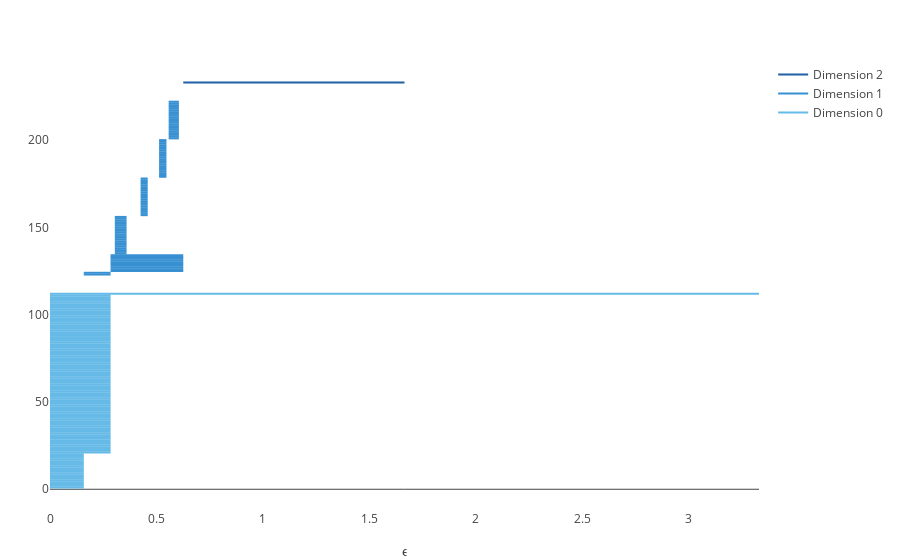

Here is the notebook cell this chart was saved with:
### Markdown cell above
Overall Persistent diagram from $H_{0}$ to $H_{2}$

### Code cell
h = plotbarcode_pjs(PH,dim=0:2)

### Figure 1 — Plotly figure (JSON) as saved in the notebook; plotly's stock layout.template omitted (floating-point values rounded to 4 significant figures)
{"data": [{"line": {"color": "#2060A5", "width": 2}, "mode": "lines", "name": "Dimension 2", "type": "scatter", "x": [0.6262, 1.666], "y": [233, 233]}, {"line": {"color": "#3790D2", "width": 2}, "mode": "lines", "showlegend": false, "type": "scatter", "x": [0.5577, 0.6057], "y": [222, 222]}, {"line": {"color": "#3790D2", "width": 2}, "mode": "lines", "showlegend": false, "type": "scatter", "x": [0.5577, 0.6057], "y": [221, 221]}, {"line": {"color": "#3790D2", "width": 2}, "mode": "lines", "showlegend": false, "type": "scatter", "x": [0.5577, 0.6057], "y": [220, 220]}, {"line": {"color": "#3790D2", "width": 2}, "mode": "lines", "showlegend": false, "type": "scatter", "x": [0.5577, 0.6057], "y": [219, 219]}, {"line": {"color": "#3790D2", "width": 2}, "mode": "lines", "showlegend": false, "type": "scatter", "x": [0.5577, 0.6057], "y": [218, 218]}, {"line": {"color": "#3790D2", "width": 2}, "mode": "lines", "showlegend": false, "type": "scatter", "x": [0.5577, 0.6057], "y": [217, 217]}, {"line": {"color": "#3790D2", "width": 2}, "mode": "lines", "showlegend": false, "type": "scatter", "x": [0.5577, 0.6057], "y": [216, 216]}, {"line": {"color": "#3790D2", "width": 2}, "mode": "lines", "showlegend": false, "type": "scatter", "x": [0.5577, 0.6057], "y": [215, 215]}, {"line": {"color": "#3790D2", "width": 2}, "mode": "lines", "showlegend": false, "type": "scatter", "x": [0.5577, 0.6057], "y": [214, 214]}, {"line": {"color": "#3790D2", "width": 2}, "mode": "lines", "showlegend": false, "type": "scatter", "x": [0.5577, 0.6057], "y": [213, 213]}, {"line": {"color": "#3790D2", "width": 2}, "mode": "lines", "showlegend": false, "type": "scatter", "x": [0.5577, 0.6057], "y": [212, 212]}, {"line": {"color": "#3790D2", "width": 2}, "mode": "lines", "showlegend": false, "type": "scatter", "x": [0.5577, 0.6057], "y": [211, 211]}, {"line": {"color": "#3790D2", "width": 2}, "mode": "lines", "showlegend": false, "type": "scatter", "x": [0.5577, 0.6057], "y": [210, 210]}, {"line": {"color": "#3790D2", "width": 2}, "mode": "lines", "showlegend": false, "type": "scatter", "x": [0.5577, 0.6057], "y": [209, 209]}, {"line": {"color": "#3790D2", "width": 2}, "mode": "lines", "showlegend": false, "type": "scatter", "x": [0.5577, 0.6057], "y": [208, 208]}, {"line": {"color": "#3790D2", "width": 2}, "mode": "lines", "showlegend": false, "type": "scatter", "x": [0.5577, 0.6057], "y": [207, 207]}, {"line": {"color": "#3790D2", "width": 2}, "mode": "lines", "showlegend": false, "type": "scatter", "x": [0.5577, 0.6057], "y": [206, 206]}, {"line": {"color": "#3790D2", "width": 2}, "mode": "lines", "showlegend": false, "type": "scatter", "x": [0.5577, 0.6057], "y": [205, 205]}, {"line": {"color": "#3790D2", "width": 2}, "mode": "lines", "showlegend": false, "type": "scatter", "x": [0.5577, 0.6057], "y": [204, 204]}, {"line": {"color": "#3790D2", "width": 2}, "mode": "lines", "showlegend": false, "type": "scatter", "x": [0.5577, 0.6057], "y": [203, 203]}, {"line": {"color": "#3790D2", "width": 2}, "mode": "lines", "showlegend": false, "type": "scatter", "x": [0.5577, 0.6057], "y": [202, 202]}, {"line": {"color": "#3790D2", "width": 2}, "mode": "lines", "showlegend": false, "type": "scatter", "x": [0.5577, 0.6057], "y": [201, 201]}, {"line": {"color": "#3790D2", "width": 2}, "mode": "lines", "showlegend": false, "type": "scatter", "x": [0.5125, 0.5471], "y": [200, 200]}, {"line": {"color": "#3790D2", "width": 2}, "mode": "lines", "showlegend": false, "type": "scatter", "x": [0.5125, 0.5471], "y": [199, 199]}, {"line": {"color": "#3790D2", "width": 2}, "mode": "lines", "showlegend": false, "type": "scatter", "x": [0.5125, 0.5471], "y": [198, 198]}, {"line": {"color": "#3790D2", "width": 2}, "mode": "lines", "showlegend": false, "type": "scatter", "x": [0.5125, 0.5471], "y": [197, 197]}, {"line": {"color": "#3790D2", "width": 2}, "mode": "lines", "showlegend": false, "type": "scatter", "x": [0.5125, 0.5471], "y": [196, 196]}, {"line": {"color": "#3790D2", "width": 2}, "mode": "lines", "showlegend": false, "type": "scatter", "x": [0.5125, 0.5471], "y": [195, 195]}, {"line": {"color": "#3790D2", "width": 2}, "mode": "lines", "showlegend": false, "type": "scatter", "x": [0.5125, 0.5471], "y": [194, 194]}, {"line": {"color": "#3790D2", "width": 2}, "mode": "lines", "showlegend": false, "type": "scatter", "x": [0.5125, 0.5471], "y": [193, 193]}, {"line": {"color": "#3790D2", "width": 2}, "mode": "lines", "showlegend": false, "type": "scatter", "x": [0.5125, 0.5471], "y": [192, 192]}, {"line": {"color": "#3790D2", "width": 2}, "mode": "lines", "showlegend": false, "type": "scatter", "x": [0.5125, 0.5471], "y": [191, 191]}, {"line": {"color": "#3790D2", "width": 2}, "mode": "lines", "showlegend": false, "type": "scatter", "x": [0.5125, 0.5471], "y": [190, 190]}, {"line": {"color": "#3790D2", "width": 2}, "mode": "lines", "showlegend": false, "type": "scatter", "x": [0.5125, 0.5471], "y": [189, 189]}, {"line": {"color": "#3790D2", "width": 2}, "mode": "lines", "showlegend": false, "type": "scatter", "x": [0.5125, 0.5471], "y": [188, 188]}, {"line": {"color": "#3790D2", "width": 2}, "mode": "lines", "showlegend": false, "type": "scatter", "x": [0.5125, 0.5471], "y": [187, 187]}, {"line": {"color": "#3790D2", "width": 2}, "mode": "lines", "showlegend": false, "type": "scatter", "x": [0.5125, 0.5471], "y": [186, 186]}, {"line": {"color": "#3790D2", "width": 2}, "mode": "lines", "showlegend": false, "type": "scatter", "x": [0.5125, 0.5471], "y": [185, 185]}, {"line": {"color": "#3790D2", "width": 2}, "mode": "lines", "showlegend": false, "type": "scatter", "x": [0.5125, 0.5471], "y": [184, 184]}, {"line": {"color": "#3790D2", "width": 2}, "mode": "lines", "showlegend": false, "type": "scatter", "x": [0.5125, 0.5471], "y": [183, 183]}, {"line": {"color": "#3790D2", "width": 2}, "mode": "lines", "showlegend": false, "type": "scatter", "x": [0.5125, 0.5471], "y": [182, 182]}, {"line": {"color": "#3790D2", "width": 2}, "mode": "lines", "showlegend": false, "type": "scatter", "x": [0.5125, 0.5471], "y": [181, 181]}, {"line": {"color": "#3790D2", "width": 2}, "mode": "lines", "showlegend": false, "type": "scatter", "x": [0.5125, 0.5471], "y": [180, 180]}, {"line": {"color": "#3790D2", "width": 2}, "mode": "lines", "showlegend": false, "type": "scatter", "x": [0.5125, 0.5471], "y": [179, 179]}, {"line": {"color": "#3790D2", "width": 2}, "mode": "lines", "showlegend": false, "type": "scatter", "x": [0.4258, 0.4591], "y": [178, 178]}, {"line": {"color": "#3790D2", "width": 2}, "mode": "lines", "showlegend": false, "type": "scatter", "x": [0.4258, 0.4591], "y": [177, 177]}, {"line": {"color": "#3790D2", "width": 2}, "mode": "lines", "showlegend": false, "type": "scatter", "x": [0.4258, 0.4591], "y": [176, 176]}, {"line": {"color": "#3790D2", "width": 2}, "mode": "lines", "showlegend": false, "type": "scatter", "x": [0.4258, 0.4591], "y": [175, 175]}, {"line": {"color": "#3790D2", "width": 2}, "mode": "lines", "showlegend": false, "type": "scatter", "x": [0.4258, 0.4591], "y": [174, 174]}, {"line": {"color": "#3790D2", "width": 2}, "mode": "lines", "showlegend": false, "type": "scatter", "x": [0.4258, 0.4591], "y": [173, 173]}, {"line": {"color": "#3790D2", "width": 2}, "mode": "lines", "showlegend": false, "type": "scatter", "x": [0.4258, 0.4591], "y": [172, 172]}, {"line": {"color": "#3790D2", "width": 2}, "mode": "lines", "showlegend": false, "type": "scatter", "x": [0.4258, 0.4591], "y": [171, 171]}, {"line": {"color": "#3790D2", "width": 2}, "mode": "lines", "showlegend": false, "type": "scatter", "x": [0.4258, 0.4591], "y": [170, 170]}, {"line": {"color": "#3790D2", "width": 2}, "mode": "lines", "showlegend": false, "type": "scatter", "x": [0.4258, 0.4591], "y": [169, 169]}, {"line": {"color": "#3790D2", "width": 2}, "mode": "lines", "showlegend": false, "type": "scatter", "x": [0.4258, 0.4591], "y": [168, 168]}, {"line": {"color": "#3790D2", "width": 2}, "mode": "lines", "showlegend": false, "type": "scatter", "x": [0.4258, 0.4591], "y": [167, 167]}, {"line": {"color": "#3790D2", "width": 2}, "mode": "lines", "showlegend": false, "type": "scatter", "x": [0.4258, 0.4591], "y": [166, 166]}, {"line": {"color": "#3790D2", "width": 2}, "mode": "lines", "showlegend": false, "type": "scatter", "x": [0.4258, 0.4591], "y": [165, 165]}, {"line": {"color": "#3790D2", "width": 2}, "mode": "lines", "showlegend": false, "type": "scatter", "x": [0.4258, 0.4591], "y": [164, 164]}, {"line": {"color": "#3790D2", "width": 2}, "mode": "lines", "showlegend": false, "type": "scatter", "x": [0.4258, 0.4591], "y": [163, 163]}, {"line": {"color": "#3790D2", "width": 2}, "mode": "lines", "showlegend": false, "type": "scatter", "x": [0.4258, 0.4591], "y": [162, 162]}, {"line": {"color": "#3790D2", "width": 2}, "mode": "lines", "showlegend": false, "type": "scatter", "x": [0.4258, 0.4591], "y": [161, 161]}, {"line": {"color": "#3790D2", "width": 2}, "mode": "lines", "showlegend": false, "type": "scatter", "x": [0.4258, 0.4591], "y": [160, 160]}, {"line": {"color": "#3790D2", "width": 2}, "mode": "lines", "showlegend": false, "type": "scatter", "x": [0.4258, 0.4591], "y": [159, 159]}, {"line": {"color": "#3790D2", "width": 2}, "mode": "lines", "showlegend": false, "type": "scatter", "x": [0.4258, 0.4591], "y": [158, 158]}, {"line": {"color": "#3790D2", "width": 2}, "mode": "lines", "showlegend": false, "type": "scatter", "x": [0.4258, 0.4591], "y": [157, 157]}, {"line": {"color": "#3790D2", "width": 2}, "mode": "lines", "showlegend": false, "type": "scatter", "x": [0.3046, 0.3597], "y": [156, 156]}, {"line": {"color": "#3790D2", "width": 2}, "mode": "lines", "showlegend": false, "type": "scatter", "x": [0.3046, 0.3597], "y": [155, 155]}, {"line": {"color": "#3790D2", "width": 2}, "mode": "lines", "showlegend": false, "type": "scatter", "x": [0.3046, 0.3597], "y": [154, 154]}, {"line": {"color": "#3790D2", "width": 2}, "mode": "lines", "showlegend": false, "type": "scatter", "x": [0.3046, 0.3597], "y": [153, 153]}, {"line": {"color": "#3790D2", "width": 2}, "mode": "lines", "showlegend": false, "type": "scatter", "x": [0.3046, 0.3597], "y": [152, 152]}, {"line": {"color": "#3790D2", "width": 2}, "mode": "lines", "showlegend": false, "type": "scatter", "x": [0.3046, 0.3597], "y": [151, 151]}, {"line": {"color": "#3790D2", "width": 2}, "mode": "lines", "showlegend": false, "type": "scatter", "x": [0.3046, 0.3597], "y": [150, 150]}, {"line": {"color": "#3790D2", "width": 2}, "mode": "lines", "showlegend": false, "type": "scatter", "x": [0.3046, 0.3597], "y": [149, 149]}, {"line": {"color": "#3790D2", "width": 2}, "mode": "lines", "showlegend": false, "type": "scatter", "x": [0.3046, 0.3597], "y": [148, 148]}, {"line": {"color": "#3790D2", "width": 2}, "mode": "lines", "showlegend": false, "type": "scatter", "x": [0.3046, 0.3597], "y": [147, 147]}, {"line": {"color": "#3790D2", "width": 2}, "mode": "lines", "showlegend": false, "type": "scatter", "x": [0.3046, 0.3597], "y": [146, 146]}, {"line": {"color": "#3790D2", "width": 2}, "mode": "lines", "showlegend": false, "type": "scatter", "x": [0.3046, 0.3597], "y": [145, 145]}, {"line": {"color": "#3790D2", "width": 2}, "mode": "lines", "showlegend": false, "type": "scatter", "x": [0.3046, 0.3597], "y": [144, 144]}, {"line": {"color": "#3790D2", "width": 2}, "mode": "lines", "showlegend": false, "type": "scatter", "x": [0.3046, 0.3597], "y": [143, 143]}, {"line": {"color": "#3790D2", "width": 2}, "mode": "lines", "showlegend": false, "type": "scatter", "x": [0.3046, 0.3597], "y": [142, 142]}, {"line": {"color": "#3790D2", "width": 2}, "mode": "lines", "showlegend": false, "type": "scatter", "x": [0.3046, 0.3597], "y": [141, 141]}, {"line": {"color": "#3790D2", "width": 2}, "mode": "lines", "showlegend": false, "type": "scatter", "x": [0.3046, 0.3597], "y": [140, 140]}, {"line": {"color": "#3790D2", "width": 2}, "mode": "lines", "showlegend": false, "type": "scatter", "x": [0.3046, 0.3597], "y": [139, 139]}, {"line": {"color": "#3790D2", "width": 2}, "mode": "lines", "showlegend": false, "type": "scatter", "x": [0.3046, 0.3597], "y": [138, 138]}, {"line": {"color": "#3790D2", "width": 2}, "mode": "lines", "showlegend": false, "type": "scatter", "x": [0.3046, 0.3597], "y": [137, 137]}, {"line": {"color": "#3790D2", "width": 2}, "mode": "lines", "showlegend": false, "type": "scatter", "x": [0.3046, 0.3597], "y": [136, 136]}, {"line": {"color": "#3790D2", "width": 2}, "mode": "lines", "showlegend": false, "type": "scatter", "x": [0.3046, 0.3597], "y": [135, 135]}, {"line": {"color": "#3790D2", "width": 2}, "mode": "lines", "showlegend": false, "type": "scatter", "x": [0.2846, 0.6262], "y": [134, 134]}, {"line": {"color": "#3790D2", "width": 2}, "mode": "lines", "showlegend": false, "type": "scatter", "x": [0.2846, 0.6262], "y": [133, 133]}, {"line": {"color": "#3790D2", "width": 2}, "mode": "lines", "showlegend": false, "type": "scatter", "x": [0.2846, 0.6262], "y": [132, 132]}, {"line": {"color": "#3790D2", "width": 2}, "mode": "lines", "showlegend": false, "type": "scatter", "x": [0.2846, 0.6262], "y": [131, 131]}, {"line": {"color": "#3790D2", "width": 2}, "mode": "lines", "showlegend": false, "type": "scatter", "x": [0.2846, 0.6262], "y": [130, 130]}, {"line": {"color": "#3790D2", "width": 2}, "mode": "lines", "showlegend": false, "type": "scatter", "x": [0.2846, 0.6262], "y": [129, 129]}, {"line": {"color": "#3790D2", "width": 2}, "mode": "lines", "showlegend": false, "type": "scatter", "x": [0.2846, 0.6262], "y": [128, 128]}, {"line": {"color": "#3790D2", "width": 2}, "mode": "lines", "showlegend": false, "type": "scatter", "x": [0.2846, 0.6262], "y": [127, 127]}, {"line": {"color": "#3790D2", "width": 2}, "mode": "lines", "showlegend": false, "type": "scatter", "x": [0.2846, 0.6262], "y": [126, 126]}, {"line": {"color": "#3790D2", "width": 2}, "mode": "lines", "showlegend": false, "type": "scatter", "x": [0.2846, 0.6262], "y": [125, 125]}, {"line": {"color": "#3790D2", "width": 2}, "mode": "lines", "showlegend": false, "type": "scatter", "x": [0.1587, 0.2846], "y": [124, 124]}, {"line": {"color": "#3790D2", "width": 2}, "mode": "lines", "name": "Dimension 1", "type": "scatter", "x": [0.1587, 0.2846], "y": [123, 123]}, {"line": {"color": "#66BAE7", "width": 2}, "mode": "lines", "showlegend": false, "type": "scatter", "x": [0, 3.332], "y": [112, 112]}, {"line": {"color": "#66BAE7", "width": 2}, "mode": "lines", "showlegend": false, "type": "scatter", "x": [0, 0.2846], "y": [111, 111]}, {"line": {"color": "#66BAE7", "width": 2}, "mode": "lines", "showlegend": false, "type": "scatter", "x": [0, 0.2846], "y": [110, 110]}, {"line": {"color": "#66BAE7", "width": 2}, "mode": "lines", "showlegend": false, "type": "scatter", "x": [0, 0.2846], "y": [109, 109]}, {"line": {"color": "#66BAE7", "width": 2}, "mode": "lines", "showlegend": false, "type": "scatter", "x": [0, 0.2846], "y": [108, 108]}, {"line": {"color": "#66BAE7", "width": 2}, "mode": "lines", "showlegend": false, "type": "scatter", "x": [0, 0.2846], "y": [107, 107]}, {"line": {"color": "#66BAE7", "width": 2}, "mode": "lines", "showlegend": false, "type": "scatter", "x": [0, 0.2846], "y": [106, 106]}, {"line": {"color": "#66BAE7", "width": 2}, "mode": "lines", "showlegend": false, "type": "scatter", "x": [0, 0.2846], "y": [105, 105]}, {"line": {"color": "#66BAE7", "width": 2}, "mode": "lines", "showlegend": false, "type": "scatter", "x": [0, 0.2846], "y": [104, 104]}, {"line": {"color": "#66BAE7", "width": 2}, "mode": "lines", "showlegend": false, "type": "scatter", "x": [0, 0.2846], "y": [103, 103]}, {"line": {"color": "#66BAE7", "width": 2}, "mode": "lines", "showlegend": false, "type": "scatter", "x": [0, 0.2846], "y": [102, 102]}, {"line": {"color": "#66BAE7", "width": 2}, "mode": "lines", "showlegend": false, "type": "scatter", "x": [0, 0.2846], "y": [101, 101]}, {"line": {"color": "#66BAE7", "width": 2}, "mode": "lines", "showlegend": false, "type": "scatter", "x": [0, 0.2846], "y": [100, 100]}, {"line": {"color": "#66BAE7", "width": 2}, "mode": "lines", "showlegend": false, "type": "scatter", "x": [0, 0.2846], "y": [99, 99]}, {"line": {"color": "#66BAE7", "width": 2}, "mode": "lines", "showlegend": false, "type": "scatter", "x": [0, 0.2846], "y": [98, 98]}, {"line": {"color": "#66BAE7", "width": 2}, "mode": "lines", "showlegend": false, "type": "scatter", "x": [0, 0.2846], "y": [97, 97]}, {"line": {"color": "#66BAE7", "width": 2}, "mode": "lines", "showlegend": false, "type": "scatter", "x": [0, 0.2846], "y": [96, 96]}, {"line": {"color": "#66BAE7", "width": 2}, "mode": "lines", "showlegend": false, "type": "scatter", "x": [0, 0.2846], "y": [95, 95]}, {"line": {"color": "#66BAE7", "width": 2}, "mode": "lines", "showlegend": false, "type": "scatter", "x": [0, 0.2846], "y": [94, 94]}, {"line": {"color": "#66BAE7", "width": 2}, "mode": "lines", "showlegend": false, "type": "scatter", "x": [0, 0.2846], "y": [93, 93]}, {"line": {"color": "#66BAE7", "width": 2}, "mode": "lines", "showlegend": false, "type": "scatter", "x": [0, 0.2846], "y": [92, 92]}, {"line": {"color": "#66BAE7", "width": 2}, "mode": "lines", "showlegend": false, "type": "scatter", "x": [0, 0.2846], "y": [91, 91]}, {"line": {"color": "#66BAE7", "width": 2}, "mode": "lines", "showlegend": false, "type": "scatter", "x": [0, 0.2846], "y": [90, 90]}, {"line": {"color": "#66BAE7", "width": 2}, "mode": "lines", "showlegend": false, "type": "scatter", "x": [0, 0.2846], "y": [89, 89]}, {"line": {"color": "#66BAE7", "width": 2}, "mode": "lines", "showlegend": false, "type": "scatter", "x": [0, 0.2846], "y": [88, 88]}, {"line": {"color": "#66BAE7", "width": 2}, "mode": "lines", "showlegend": false, "type": "scatter", "x": [0, 0.2846], "y": [87, 87]}, {"line": {"color": "#66BAE7", "width": 2}, "mode": "lines", "showlegend": false, "type": "scatter", "x": [0, 0.2846], "y": [86, 86]}, {"line": {"color": "#66BAE7", "width": 2}, "mode": "lines", "showlegend": false, "type": "scatter", "x": [0, 0.2846], "y": [85, 85]}, {"line": {"color": "#66BAE7", "width": 2}, "mode": "lines", "showlegend": false, "type": "scatter", "x": [0, 0.2846], "y": [84, 84]}, {"line": {"color": "#66BAE7", "width": 2}, "mode": "lines", "showlegend": false, "type": "scatter", "x": [0, 0.2846], "y": [83, 83]}, {"line": {"color": "#66BAE7", "width": 2}, "mode": "lines", "showlegend": false, "type": "scatter", "x": [0, 0.2846], "y": [82, 82]}, {"line": {"color": "#66BAE7", "width": 2}, "mode": "lines", "showlegend": false, "type": "scatter", "x": [0, 0.2846], "y": [81, 81]}, {"line": {"color": "#66BAE7", "width": 2}, "mode": "lines", "showlegend": false, "type": "scatter", "x": [0, 0.2846], "y": [80, 80]}, {"line": {"color": "#66BAE7", "width": 2}, "mode": "lines", "showlegend": false, "type": "scatter", "x": [0, 0.2846], "y": [79, 79]}, {"line": {"color": "#66BAE7", "width": 2}, "mode": "lines", "showlegend": false, "type": "scatter", "x": [0, 0.2846], "y": [78, 78]}, {"line": {"color": "#66BAE7", "width": 2}, "mode": "lines", "showlegend": false, "type": "scatter", "x": [0, 0.2846], "y": [77, 77]}, {"line": {"color": "#66BAE7", "width": 2}, "mode": "lines", "showlegend": false, "type": "scatter", "x": [0, 0.2846], "y": [76, 76]}, {"line": {"color": "#66BAE7", "width": 2}, "mode": "lines", "showlegend": false, "type": "scatter", "x": [0, 0.2846], "y": [75, 75]}, {"line": {"color": "#66BAE7", "width": 2}, "mode": "lines", "showlegend": false, "type": "scatter", "x": [0, 0.2846], "y": [74, 74]}, {"line": {"color": "#66BAE7", "width": 2}, "mode": "lines", "showlegend": false, "type": "scatter", "x": [0, 0.2846], "y": [73, 73]}, {"line": {"color": "#66BAE7", "width": 2}, "mode": "lines", "showlegend": false, "type": "scatter", "x": [0, 0.2846], "y": [72, 72]}, {"line": {"color": "#66BAE7", "width": 2}, "mode": "lines", "showlegend": false, "type": "scatter", "x": [0, 0.2846], "y": [71, 71]}, {"line": {"color": "#66BAE7", "width": 2}, "mode": "lines", "showlegend": false, "type": "scatter", "x": [0, 0.2846], "y": [70, 70]}, {"line": {"color": "#66BAE7", "width": 2}, "mode": "lines", "showlegend": false, "type": "scatter", "x": [0, 0.2846], "y": [69, 69]}, {"line": {"color": "#66BAE7", "width": 2}, "mode": "lines", "showlegend": false, "type": "scatter", "x": [0, 0.2846], "y": [68, 68]}, {"line": {"color": "#66BAE7", "width": 2}, "mode": "lines", "showlegend": false, "type": "scatter", "x": [0, 0.2846], "y": [67, 67]}, {"line": {"color": "#66BAE7", "width": 2}, "mode": "lines", "showlegend": false, "type": "scatter", "x": [0, 0.2846], "y": [66, 66]}, {"line": {"color": "#66BAE7", "width": 2}, "mode": "lines", "showlegend": false, "type": "scatter", "x": [0, 0.2846], "y": [65, 65]}, {"line": {"color": "#66BAE7", "width": 2}, "mode": "lines", "showlegend": false, "type": "scatter", "x": [0, 0.2846], "y": [64, 64]}, {"line": {"color": "#66BAE7", "width": 2}, "mode": "lines", "showlegend": false, "type": "scatter", "x": [0, 0.2846], "y": [63, 63]}, {"line": {"color": "#66BAE7", "width": 2}, "mode": "lines", "showlegend": false, "type": "scatter", "x": [0, 0.2846], "y": [62, 62]}, {"line": {"color": "#66BAE7", "width": 2}, "mode": "lines", "showlegend": false, "type": "scatter", "x": [0, 0.2846], "y": [61, 61]}, {"line": {"color": "#66BAE7", "width": 2}, "mode": "lines", "showlegend": false, "type": "scatter", "x": [0, 0.2846], "y": [60, 60]}, {"line": {"color": "#66BAE7", "width": 2}, "mode": "lines", "showlegend": false, "type": "scatter", "x": [0, 0.2846], "y": [59, 59]}, {"line": {"color": "#66BAE7", "width": 2}, "mode": "lines", "showlegend": false, "type": "scatter", "x": [0, 0.2846], "y": [58, 58]}, {"line": {"color": "#66BAE7", "width": 2}, "mode": "lines", "showlegend": false, "type": "scatter", "x": [0, 0.2846], "y": [57, 57]}, {"line": {"color": "#66BAE7", "width": 2}, "mode": "lines", "showlegend": false, "type": "scatter", "x": [0, 0.2846], "y": [56, 56]}, {"line": {"color": "#66BAE7", "width": 2}, "mode": "lines", "showlegend": false, "type": "scatter", "x": [0, 0.2846], "y": [55, 55]}, {"line": {"color": "#66BAE7", "width": 2}, "mode": "lines", "showlegend": false, "type": "scatter", "x": [0, 0.2846], "y": [54, 54]}, {"line": {"color": "#66BAE7", "width": 2}, "mode": "lines", "showlegend": false, "type": "scatter", "x": [0, 0.2846], "y": [53, 53]}, {"line": {"color": "#66BAE7", "width": 2}, "mode": "lines", "showlegend": false, "type": "scatter", "x": [0, 0.2846], "y": [52, 52]}, {"line": {"color": "#66BAE7", "width": 2}, "mode": "lines", "showlegend": false, "type": "scatter", "x": [0, 0.2846], "y": [51, 51]}, {"line": {"color": "#66BAE7", "width": 2}, "mode": "lines", "showlegend": false, "type": "scatter", "x": [0, 0.2846], "y": [50, 50]}, {"line": {"color": "#66BAE7", "width": 2}, "mode": "lines", "showlegend": false, "type": "scatter", "x": [0, 0.2846], "y": [49, 49]}, {"line": {"color": "#66BAE7", "width": 2}, "mode": "lines", "showlegend": false, "type": "scatter", "x": [0, 0.2846], "y": [48, 48]}, {"line": {"color": "#66BAE7", "width": 2}, "mode": "lines", "showlegend": false, "type": "scatter", "x": [0, 0.2846], "y": [47, 47]}, {"line": {"color": "#66BAE7", "width": 2}, "mode": "lines", "showlegend": false, "type": "scatter", "x": [0, 0.2846], "y": [46, 46]}, {"line": {"color": "#66BAE7", "width": 2}, "mode": "lines", "showlegend": false, "type": "scatter", "x": [0, 0.2846], "y": [45, 45]}, {"line": {"color": "#66BAE7", "width": 2}, "mode": "lines", "showlegend": false, "type": "scatter", "x": [0, 0.2846], "y": [44, 44]}, {"line": {"color": "#66BAE7", "width": 2}, "mode": "lines", "showlegend": false, "type": "scatter", "x": [0, 0.2846], "y": [43, 43]}, {"line": {"color": "#66BAE7", "width": 2}, "mode": "lines", "showlegend": false, "type": "scatter", "x": [0, 0.2846], "y": [42, 42]}, {"line": {"color": "#66BAE7", "width": 2}, "mode": "lines", "showlegend": false, "type": "scatter", "x": [0, 0.2846], "y": [41, 41]}, {"line": {"color": "#66BAE7", "width": 2}, "mode": "lines", "showlegend": false, "type": "scatter", "x": [0, 0.2846], "y": [40, 40]}, {"line": {"color": "#66BAE7", "width": 2}, "mode": "lines", "showlegend": false, "type": "scatter", "x": [0, 0.2846], "y": [39, 39]}, {"line": {"color": "#66BAE7", "width": 2}, "mode": "lines", "showlegend": false, "type": "scatter", "x": [0, 0.2846], "y": [38, 38]}, {"line": {"color": "#66BAE7", "width": 2}, "mode": "lines", "showlegend": false, "type": "scatter", "x": [0, 0.2846], "y": [37, 37]}, {"line": {"color": "#66BAE7", "width": 2}, "mode": "lines", "showlegend": false, "type": "scatter", "x": [0, 0.2846], "y": [36, 36]}, {"line": {"color": "#66BAE7", "width": 2}, "mode": "lines", "showlegend": false, "type": "scatter", "x": [0, 0.2846], "y": [35, 35]}, {"line": {"color": "#66BAE7", "width": 2}, "mode": "lines", "showlegend": false, "type": "scatter", "x": [0, 0.2846], "y": [34, 34]}, {"line": {"color": "#66BAE7", "width": 2}, "mode": "lines", "showlegend": false, "type": "scatter", "x": [0, 0.2846], "y": [33, 33]}, {"line": {"color": "#66BAE7", "width": 2}, "mode": "lines", "showlegend": false, "type": "scatter", "x": [0, 0.2846], "y": [32, 32]}, {"line": {"color": "#66BAE7", "width": 2}, "mode": "lines", "showlegend": false, "type": "scatter", "x": [0, 0.2846], "y": [31, 31]}, {"line": {"color": "#66BAE7", "width": 2}, "mode": "lines", "showlegend": false, "type": "scatter", "x": [0, 0.2846], "y": [30, 30]}, {"line": {"color": "#66BAE7", "width": 2}, "mode": "lines", "showlegend": false, "type": "scatter", "x": [0, 0.2846], "y": [29, 29]}, {"line": {"color": "#66BAE7", "width": 2}, "mode": "lines", "showlegend": false, "type": "scatter", "x": [0, 0.2846], "y": [28, 28]}, {"line": {"color": "#66BAE7", "width": 2}, "mode": "lines", "showlegend": false, "type": "scatter", "x": [0, 0.2846], "y": [27, 27]}, {"line": {"color": "#66BAE7", "width": 2}, "mode": "lines", "showlegend": false, "type": "scatter", "x": [0, 0.2846], "y": [26, 26]}, {"line": {"color": "#66BAE7", "width": 2}, "mode": "lines", "showlegend": false, "type": "scatter", "x": [0, 0.2846], "y": [25, 25]}, {"line": {"color": "#66BAE7", "width": 2}, "mode": "lines", "showlegend": false, "type": "scatter", "x": [0, 0.2846], "y": [24, 24]}, {"line": {"color": "#66BAE7", "width": 2}, "mode": "lines", "showlegend": false, "type": "scatter", "x": [0, 0.2846], "y": [23, 23]}, {"line": {"color": "#66BAE7", "width": 2}, "mode": "lines", "showlegend": false, "type": "scatter", "x": [0, 0.2846], "y": [22, 22]}, {"line": {"color": "#66BAE7", "width": 2}, "mode": "lines", "showlegend": false, "type": "scatter", "x": [0, 0.2846], "y": [21, 21]}, {"line": {"color": "#66BAE7", "width": 2}, "mode": "lines", "showlegend": false, "type": "scatter", "x": [0, 0.1587], "y": [20, 20]}, {"line": {"color": "#66BAE7", "width": 2}, "mode": "lines", "showlegend": false, "type": "scatter", "x": [0, 0.1587], "y": [19, 19]}, {"line": {"color": "#66BAE7", "width": 2}, "mode": "lines", "showlegend": false, "type": "scatter", "x": [0, 0.1587], "y": [18, 18]}, {"line": {"color": "#66BAE7", "width": 2}, "mode": "lines", "showlegend": false, "type": "scatter", "x": [0, 0.1587], "y": [17, 17]}, {"line": {"color": "#66BAE7", "width": 2}, "mode": "lines", "showlegend": false, "type": "scatter", "x": [0, 0.1587], "y": [16, 16]}, {"line": {"color": "#66BAE7", "width": 2}, "mode": "lines", "showlegend": false, "type": "scatter", "x": [0, 0.1587], "y": [15, 15]}, {"line": {"color": "#66BAE7", "width": 2}, "mode": "lines", "showlegend": false, "type": "scatter", "x": [0, 0.1587], "y": [14, 14]}, {"line": {"color": "#66BAE7", "width": 2}, "mode": "lines", "showlegend": false, "type": "scatter", "x": [0, 0.1587], "y": [13, 13]}, {"line": {"color": "#66BAE7", "width": 2}, "mode": "lines", "showlegend": false, "type": "scatter", "x": [0, 0.1587], "y": [12, 12]}, {"line": {"color": "#66BAE7", "width": 2}, "mode": "lines", "showlegend": false, "type": "scatter", "x": [0, 0.1587], "y": [11, 11]}, {"line": {"color": "#66BAE7", "width": 2}, "mode": "lines", "showlegend": false, "type": "scatter", "x": [0, 0.1587], "y": [10, 10]}, {"line": {"color": "#66BAE7", "width": 2}, "mode": "lines", "showlegend": false, "type": "scatter", "x": [0, 0.1587], "y": [9, 9]}, {"line": {"color": "#66BAE7", "width": 2}, "mode": "lines", "showlegend": false, "type": "scatter", "x": [0, 0.1587], "y": [8, 8]}, {"line": {"color": "#66BAE7", "width": 2}, "mode": "lines", "showlegend": false, "type": "scatter", "x": [0, 0.1587], "y": [7, 7]}, {"line": {"color": "#66BAE7", "width": 2}, "mode": "lines", "showlegend": false, "type": "scatter", "x": [0, 0.1587], "y": [6, 6]}, {"line": {"color": "#66BAE7", "width": 2}, "mode": "lines", "showlegend": false, "type": "scatter", "x": [0, 0.1587], "y": [5, 5]}, {"line": {"color": "#66BAE7", "width": 2}, "mode": "lines", "showlegend": false, "type": "scatter", "x": [0, 0.1587], "y": [4, 4]}, {"line": {"color": "#66BAE7", "width": 2}, "mode": "lines", "showlegend": false, "type": "scatter", "x": [0, 0.1587], "y": [3, 3]}, {"line": {"color": "#66BAE7", "width": 2}, "mode": "lines", "showlegend": false, "type": "scatter", "x": [0, 0.1587], "y": [2, 2]}, {"line": {"color": "#66BAE7", "width": 2}, "mode": "lines", "name": "Dimension 0", "type": "scatter", "x": [0, 0.1587], "y": [1, 1]}], "layout": {"margin": {"b": 50, "l": 50, "r": 50, "t": 60}, "xaxis": {"rangevar": [-0.001, 3.333], "showgrid": false, "title": "ϵ", "zeroline": false}, "yaxis": {"rangevar": [0, 233.1], "showgrid": false, "ticks": false}}}
